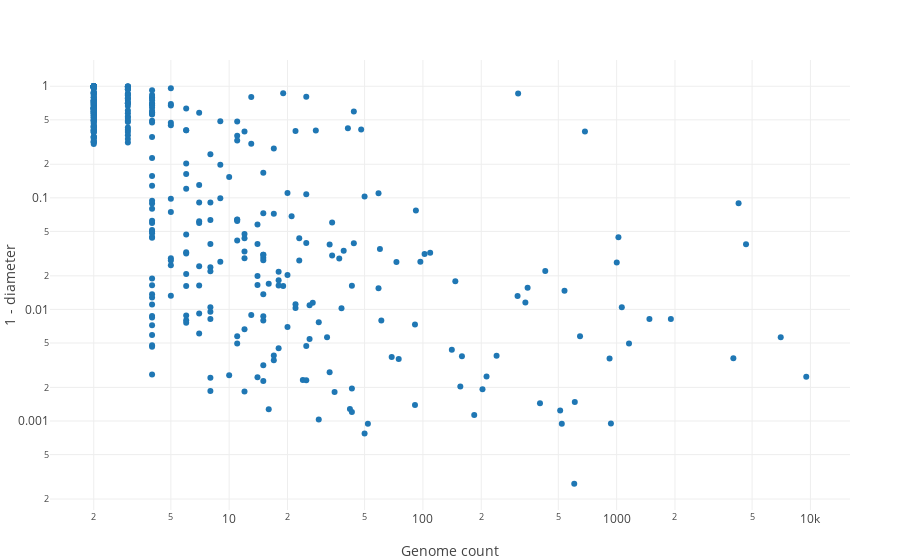

Notebook cell for this chart:
### Markdown cell above
## Plot

### Code cell
let
    trace1 = scatter(
        x=genus_counts,
        y=1 .- genus_diameters,
        mode="markers",
        text=genera,
    )
    layout = Layout(
        xaxis=attr(title="Genome count", type="log"),
        yaxis=attr(title="1 - diameter", type="log"),
    )
    plot([trace1], layout)
end

### Figure 1 — Plotly figure (JSON) as saved in the notebook; plotly's stock layout.template omitted (floating-point values rounded to 4 significant figures; data arrays with more than 128 entries replaced by an {"elided": "..."} marker saying what was removed)
{"data": [{"mode": "markers", "text": {"elided": "419 str values"}, "type": "scatter", "x": {"elided": "419 int values"}, "y": {"elided": "419 float values"}}], "layout": {"autosize": true, "margin": {"b": 50, "l": 50, "r": 50, "t": 60}, "xaxis": {"autorange": true, "range": [0.08098, 4.199], "title": {"text": "Genome count"}, "type": "log"}, "yaxis": {"autorange": true, "range": [-3.81, 0.2476], "title": {"text": "1 - diameter"}, "type": "log"}}}
